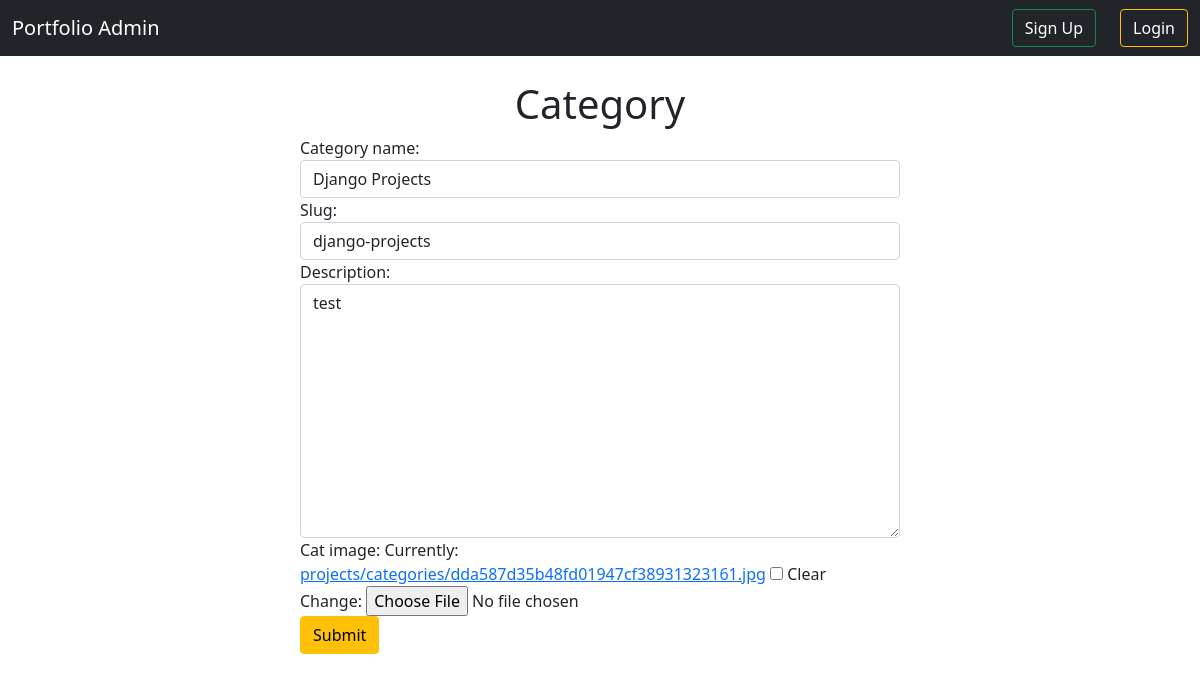
Screenshot of /edit_project_category/1 with the database file from the repository.
### portfolio/models.py (models this page shows, shortened)
class Category(models.Model):
    category_name = models.CharField(max_length = 50, unique = True)
    slug = models.SlugField(max_length= 100, unique = True)
    description = models.TextField(max_length = 255, blank = True)
    cat_image = models.ImageField(upload_to = 'projects/categories', blank = True)
    class Meta:
        db_table = ''
        managed = True
        verbose_name = 'category'
        verbose_name_plural = 'categories'

### portfolio/views.py (the view)
# urls.py: path('edit_project_category/<int:pk>', views.CategoryUpdateView.as_view(), name='edit_category'),
class CategoryUpdateView(UpdateView):
    model = Category
    template_name = 'create_category.html'
    form_class = CategoryForm
    success_url = reverse_lazy('show_category')

### portfolio/forms.py
class CategoryForm(forms.ModelForm):
    class Meta:
        model = Category
        fields = ['category_name', 'slug', 'description', 'cat_image']

### portfolio/templates/create_category.html (shortened to what this page needs)
{% extends 'adminbase.html'%}
{% load crispy_forms_tags %}
{% block body %}
    <br/>
<h1 class="text-center">Category</h1>
<form method="post" style="width: 50%; margin: auto" enctype="multipart/form-data" novalidate>
      {% for fm in form%} {{fm.label_tag}} {{fm}} {{fm.errors|striptags}}
      {% endfor %}
      <br />
      <button class="btn btn-warning" type="submit">Submit</button>
    </form>
{% endblock %}

### rows the page displays
Category: form "Django Projects" "django-projects" "test"

### other values shown
{{ fm.label_tag }} "Category name:" "Slug:" "Description:" "Cat image:"
